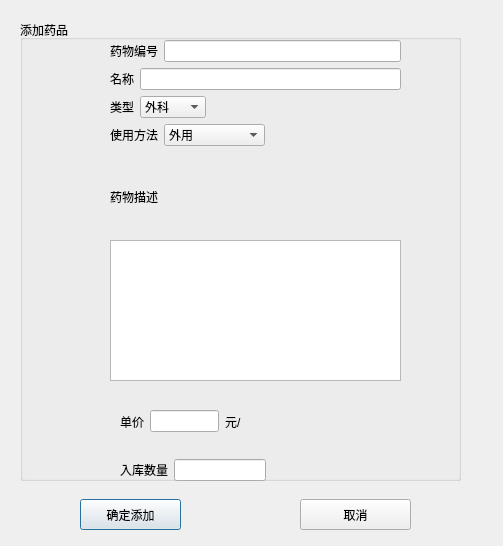
<?xml version="1.0" encoding="UTF-8"?>
<ui version="4.0">
 <class>Medicine</class>
 <widget class="QDialog" name="Medicine">
  <property name="geometry">
   <rect>
    <x>0</x>
    <y>0</y>
    <width>503</width>
    <height>546</height>
   </rect>
  </property>
  <property name="windowTitle">
   <string>添加药品</string>
  </property>
  <property name="windowIcon">
   <iconset>
    <normaloff>:/new/prefix1/C:/Users/Administrator.QH-20141214JPFU/Pictures/0]48MKQOOPNTW%60}V2NM]L.png</normaloff>:/new/prefix1/C:/Users/Administrator.QH-20141214JPFU/Pictures/0]48MKQOOPNTW%60}V2NM]L.png</iconset>
  </property>
  <widget class="QGroupBox" name="groupBox">
   <property name="geometry">
    <rect>
     <x>20</x>
     <y>20</y>
     <width>441</width>
     <height>461</height>
    </rect>
   </property>
   <property name="styleSheet">
    <string notr="true">font: 75 12pt &quot;黑体&quot;;</string>
   </property>
   <property name="title">
    <string>添加药品</string>
   </property>
   <widget class="QWidget" name="layoutWidget">
    <property name="geometry">
     <rect>
      <x>100</x>
      <y>370</y>
      <width>171</width>
      <height>91</height>
     </rect>
    </property>
    <layout class="QVBoxLayout" name="verticalLayout_2">
     <item>
      <layout class="QHBoxLayout" name="horizontalLayout_6">
       <item>
        <widget class="QLabel" name="label_6">
         <property name="text">
          <string>单价</string>
         </property>
        </widget>
       </item>
       <item>
        <widget class="QLineEdit" name="Mprice"/>
       </item>
       <item>
        <widget class="QLabel" name="label_7">
         <property name="text">
          <string>元/</string>
         </property>
        </widget>
       </item>
       <item>
        <spacer name="horizontalSpacer_4">
         <property name="orientation">
          <enum>Qt::Horizontal</enum>
         </property>
         <property name="sizeHint" stdset="0">
          <size>
           <width>88</width>
           <height>17</height>
          </size>
         </property>
        </spacer>
       </item>
      </layout>
     </item>
     <item>
      <layout class="QHBoxLayout" name="horizontalLayout_7">
       <item>
        <widget class="QLabel" name="label_8">
         <property name="text">
          <string>入库数量</string>
         </property>
        </widget>
       </item>
       <item>
        <widget class="QLineEdit" name="Mcout"/>
       </item>
       <item>
        <spacer name="horizontalSpacer_5">
         <property name="orientation">
          <enum>Qt::Horizontal</enum>
         </property>
         <property name="sizeHint" stdset="0">
          <size>
           <width>40</width>
           <height>20</height>
          </size>
         </property>
        </spacer>
       </item>
      </layout>
     </item>
    </layout>
   </widget>
   <widget class="QWidget" name="layoutWidget">
    <property name="geometry">
     <rect>
      <x>90</x>
      <y>20</y>
      <width>291</width>
      <height>201</height>
     </rect>
    </property>
    <layout class="QVBoxLayout" name="verticalLayout">
     <item>
      <layout class="QHBoxLayout" name="horizontalLayout">
       <item>
        <widget class="QLabel" name="label">
         <property name="text">
          <string>药物编号</string>
         </property>
        </widget>
       </item>
       <item>
        <widget class="QLineEdit" name="Mid">
         <property name="styleSheet">
          <string notr="true">font: 75 12pt &quot;黑体&quot;;</string>
         </property>
        </widget>
       </item>
      </layout>
     </item>
     <item>
      <layout class="QHBoxLayout" name="horizontalLayout_2">
       <item>
        <widget class="QLabel" name="label_2">
         <property name="text">
          <string>名称</string>
         </property>
        </widget>
       </item>
       <item>
        <widget class="QLineEdit" name="Mname">
         <property name="styleSheet">
          <string notr="true">font: 75 12pt &quot;黑体&quot;;</string>
         </property>
        </widget>
       </item>
      </layout>
     </item>
     <item>
      <layout class="QHBoxLayout" name="horizontalLayout_3">
       <item>
        <widget class="QLabel" name="label_3">
         <property name="text">
          <string>类型</string>
         </property>
        </widget>
       </item>
       <item>
        <widget class="QComboBox" name="cmtype">
         <item>
          <property name="text">
           <string>外科</string>
          </property>
         </item>
         <item>
          <property name="text">
           <string>内科</string>
          </property>
         </item>
         <item>
          <property name="text">
           <string>眼科</string>
          </property>
         </item>
         <item>
          <property name="text">
           <string>妇科</string>
          </property>
         </item>
         <item>
          <property name="text">
           <string>妇产科</string>
          </property>
         </item>
         <item>
          <property name="text">
           <string>男科</string>
          </property>
         </item>
        </widget>
       </item>
       <item>
        <spacer name="horizontalSpacer">
         <property name="orientation">
          <enum>Qt::Horizontal</enum>
         </property>
         <property name="sizeHint" stdset="0">
          <size>
           <width>40</width>
           <height>20</height>
          </size>
         </property>
        </spacer>
       </item>
      </layout>
     </item>
     <item>
      <layout class="QHBoxLayout" name="horizontalLayout_4">
       <item>
        <widget class="QLabel" name="label_4">
         <property name="text">
          <string>使用方法</string>
         </property>
        </widget>
       </item>
       <item>
        <widget class="QComboBox" name="cusage">
         <item>
          <property name="text">
           <string>外用</string>
          </property>
         </item>
         <item>
          <property name="text">
           <string>内服</string>
          </property>
         </item>
         <item>
          <property name="text">
           <string>可口服可外用</string>
          </property>
         </item>
        </widget>
       </item>
       <item>
        <spacer name="horizontalSpacer_2">
         <property name="orientation">
          <enum>Qt::Horizontal</enum>
         </property>
         <property name="sizeHint" stdset="0">
          <size>
           <width>40</width>
           <height>20</height>
          </size>
         </property>
        </spacer>
       </item>
      </layout>
     </item>
     <item>
      <layout class="QHBoxLayout" name="horizontalLayout_5">
       <item>
        <widget class="QLabel" name="label_5">
         <property name="text">
          <string>药物描述</string>
         </property>
        </widget>
       </item>
       <item>
        <spacer name="horizontalSpacer_3">
         <property name="orientation">
          <enum>Qt::Horizontal</enum>
         </property>
         <property name="sizeHint" stdset="0">
          <size>
           <width>40</width>
           <height>20</height>
          </size>
         </property>
        </spacer>
       </item>
      </layout>
     </item>
    </layout>
   </widget>
   <widget class="QTextEdit" name="tdesc">
    <property name="geometry">
     <rect>
      <x>90</x>
      <y>220</y>
      <width>291</width>
      <height>141</height>
     </rect>
    </property>
   </widget>
  </widget>
  <widget class="QFrame" name="frame">
   <property name="geometry">
    <rect>
     <x>-60</x>
     <y>-30</y>
     <width>651</width>
     <height>601</height>
    </rect>
   </property>
   <property name="styleSheet">
    <string notr="true">border-image: url(:/new/prefix1/image/38.jpg);</string>
   </property>
   <property name="frameShape">
    <enum>QFrame::StyledPanel</enum>
   </property>
   <property name="frameShadow">
    <enum>QFrame::Raised</enum>
   </property>
  </widget>
  <widget class="QPushButton" name="ok">
   <property name="geometry">
    <rect>
     <x>80</x>
     <y>499</y>
     <width>101</width>
     <height>31</height>
    </rect>
   </property>
   <property name="text">
    <string>确定添加</string>
   </property>
  </widget>
  <widget class="QPushButton" name="no">
   <property name="geometry">
    <rect>
     <x>300</x>
     <y>499</y>
     <width>111</width>
     <height>31</height>
    </rect>
   </property>
   <property name="text">
    <string>取消</string>
   </property>
  </widget>
  <zorder>frame</zorder>
  <zorder>groupBox</zorder>
  <zorder>ok</zorder>
  <zorder>no</zorder>
 </widget>
 <tabstops>
  <tabstop>Mid</tabstop>
  <tabstop>Mname</tabstop>
  <tabstop>cmtype</tabstop>
  <tabstop>cusage</tabstop>
  <tabstop>tdesc</tabstop>
  <tabstop>Mprice</tabstop>
  <tabstop>Mcout</tabstop>
  <tabstop>ok</tabstop>
  <tabstop>no</tabstop>
 </tabstops>
 <resources/>
 <connections/>
</ui>
